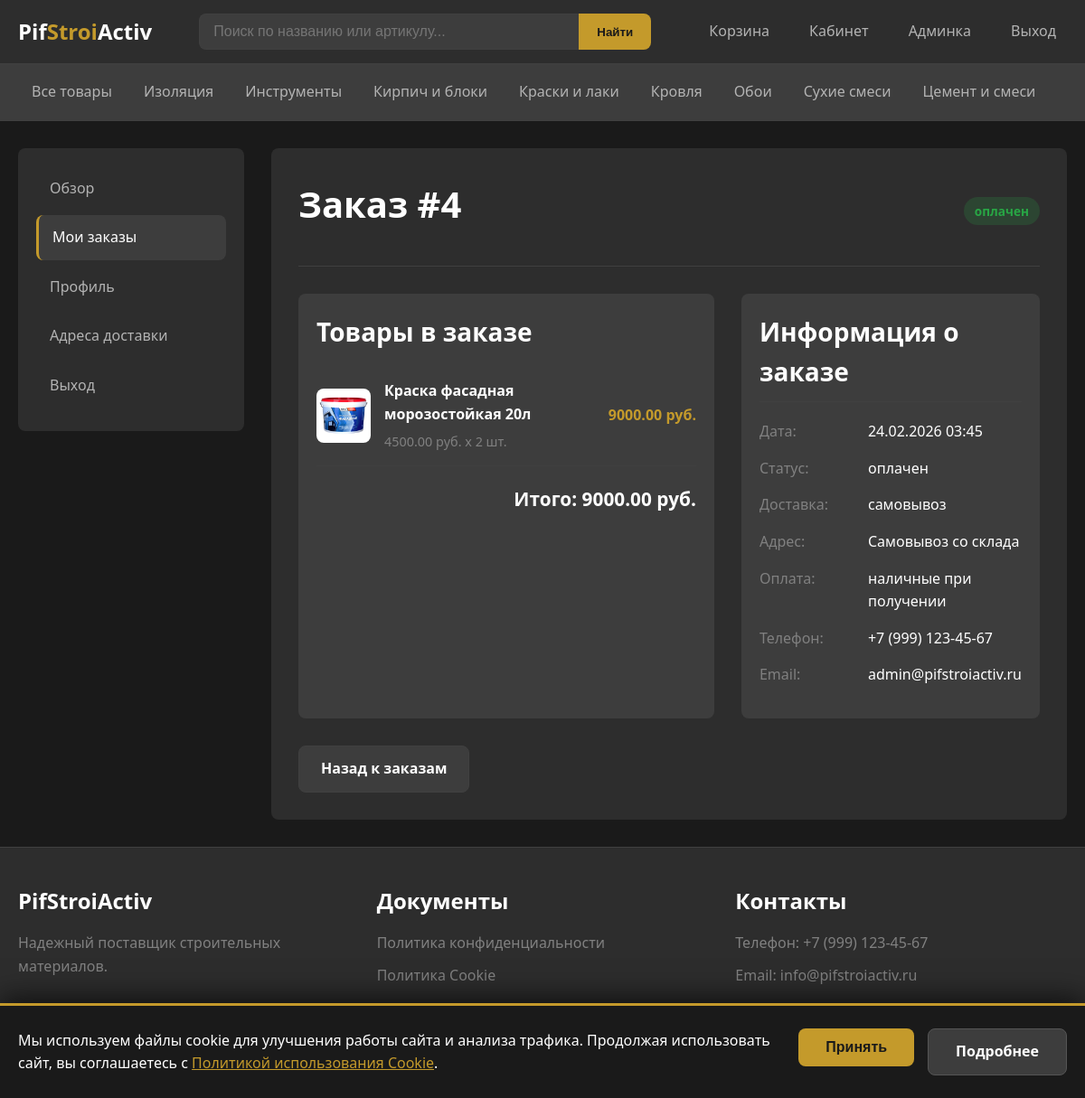
The app's page /cabinet/order/4 (signed in) with its own data.
### models.py (models this page shows, shortened)
class Category(db.Model):
    __tablename__ = 'categories'
    id = db.Column(db.Integer, primary_key=True)
    name = db.Column(db.String(100), unique=True, nullable=False, index=True)
    description = db.Column(db.Text)
    products = db.relationship('Product', backref='category', lazy='dynamic')

class Order(db.Model):
    __tablename__ = 'orders'
    id = db.Column(db.Integer, primary_key=True)
    user_id = db.Column(db.Integer, db.ForeignKey('users.id'), nullable=False)
    order_date = db.Column(db.DateTime, default=datetime.utcnow, index=True)
    status = db.Column(db.String(50), default='новый')
    total_amount = db.Column(db.Float, nullable=False)
    delivery_address = db.Column(db.String(500))
    delivery_type = db.Column(db.String(50))  # самовывоз или доставка курьером
    payment_type = db.Column(db.String(50), default='наличные при получении')
    comment = db.Column(db.Text)
    phone = db.Column(db.String(20))
    email = db.Column(db.String(120))
    items = db.relationship('OrderItem', backref='order', lazy='dynamic', cascade='all, delete-orphan')
    STATUSES = [
        ('новый', 'Новый'),
        ('в обработке', 'В обработке'),
        ('оплачен', 'Оплачен'),
        ('отправлен', 'Отправлен'),
        ('выполнен', 'Выполнен'),
        ('отменен', 'Отменен')
    ]
    def get_status_class(self):
        status_classes = {
            'новый': 'status-new',
            'в обработке': 'status-processing',
            'оплачен': 'status-paid',
            'отправлен': 'status-shipped',
            'выполнен': 'status-completed',
            'отменен': 'status-cancelled'
        }
        return status_classes.get(self.status, 'status-new')

class OrderItem(db.Model):
    __tablename__ = 'order_items'
    id = db.Column(db.Integer, primary_key=True)
    order_id = db.Column(db.Integer, db.ForeignKey('orders.id'), nullable=False)
    product_id = db.Column(db.Integer, db.ForeignKey('products.id'), nullable=False)
    quantity = db.Column(db.Integer, nullable=False)
    price_at_time = db.Column(db.Float, nullable=False)  # Цена на момент заказа
    product = db.relationship('Product', backref='order_items')
    def get_subtotal(self):
        return self.quantity * self.price_at_time

class Product(db.Model):
    __tablename__ = 'products'
    id = db.Column(db.Integer, primary_key=True)
    article = db.Column(db.String(50), unique=True, nullable=False, index=True)
    name = db.Column(db.String(200), nullable=False, index=True)
    description = db.Column(db.Text)
    price = db.Column(db.Float, nullable=False)
    category_id = db.Column(db.Integer, db.ForeignKey('categories.id'))
    brand = db.Column(db.String(100))
    color = db.Column(db.String(50))
    weight = db.Column(db.Float)  # Вес в кг
    dimensions = db.Column(db.String(100))  # Размеры
    stock = db.Column(db.Integer, default=0)  # Количество на складе
    image_url = db.Column(db.String(255))
    created_at = db.Column(db.DateTime, default=datetime.utcnow)
    is_active = db.Column(db.Boolean, default=True)

### app.py (the view)
@app.route('/cabinet/order/<int:order_id>')
@login_required
def cabinet_order_detail(order_id):
    order = Order.query.filter_by(id=order_id, user_id=current_user.id).first_or_404()
    return render_template('cabinet/order_detail.html', order=order)

### app.py (called while the page is built)
@login_manager.user_loader
def load_user(user_id):
    return User.query.get(int(user_id))

def get_cart():
    if 'cart' not in session:
        session['cart'] = {}
    return session['cart']

def get_cart_count():
    cart = get_cart()
    return sum(cart.values())

@app.context_processor
def inject_globals():
    categories = Category.query.order_by(Category.name).all()
    cart_count = get_cart_count()
    return dict(
        categories=categories,
        cart_count=cart_count,
        current_year=datetime.now().year
    )

### templates/cabinet/order_detail.html (shortened to what this page needs)
{% extends "base.html" %}
{% block content %}
<div class="cabinet-layout">
    <aside class="cabinet-sidebar">
        <ul class="cabinet-menu">
            <li><a href="{{ url_for('cabinet') }}">Обзор</a></li>
            <li><a href="{{ url_for('cabinet_orders') }}" class="active">Мои заказы</a></li>
            <li><a href="{{ url_for('cabinet_profile') }}">Профиль</a></li>
            <li><a href="{{ url_for('cabinet_addresses') }}">Адреса доставки</a></li>
            <li><a href="{{ url_for('logout') }}">Выход</a></li>
        </ul>
    </aside>
    <div class="cabinet-content">
        <div class="cabinet-header">
            <h1>Заказ #{{ order.id }}</h1>
            <span class="order-status {{ order.get_status_class() }}">{{ order.status }}</span>
        </div>
        <div class="order-detail-grid">
            <div class="order-items-list">
                <h3>Товары в заказе</h3>
                {% for item in order.items %}
                <div class="order-item">
                    <div class="order-item-image">
                        {% if item.product and item.product.image_url %}
                        <img src="{{ url_for('static', filename='uploads/' + item.product.image_url) }}" alt="">
                        {% else %}
                        [Фото]
                        {% endif %}
                    </div>
                    <div class="order-item-info">
                        <h4>{{ item.product.name if item.product else 'Товар удален' }}</h4>
                        <div class="order-item-meta">
                            {{ "%.2f"|format(item.price_at_time) }} руб. x {{ item.quantity }} шт.
                        </div>
                    </div>
                    <div class="order-item-total">
                        {{ "%.2f"|format(item.get_subtotal()) }} руб.
                    </div>
                </div>
                {% endfor %}
                <div style="margin-top: 20px; text-align: right; font-size: 1.3rem;">
                    <strong>Итого: {{ "%.2f"|format(order.total_amount) }} руб.</strong>
                </div>
            </div>
            <div class="order-info-card">
                <h3>Информация о заказе</h3>
                <div class="order-info-row">
                    <span class="order-info-label">Дата:</span>
                    <span class="order-info-value">{{ order.order_date.strftime('%d.%m.%Y %H:%M') }}</span>
                </div>
                <div class="order-info-row">
                    <span class="order-info-label">Статус:</span>
                    <span class="order-info-value">{{ order.status }}</span>
                </div>
                <div class="order-info-row">
                    <span class="order-info-label">Доставка:</span>
                    <span class="order-info-value">{{ order.delivery_type }}</span>
                </div>
                <div class="order-info-row">
                    <span class="order-info-label">Адрес:</span>
                    <span class="order-info-value">{{ order.delivery_address }}</span>
                </div>
                <div class="order-info-row">
                    <span class="order-info-label">Оплата:</span>
                    <span class="order-info-value">{{ order.payment_type }}</span>
                </div>
                <div class="order-info-row">
                    <span class="order-info-label">Телефон:</span>
                    <span class="order-info-value">{{ order.phone }}</span>
                </div>
                <div class="order-info-row">
                    <span class="order-info-label">Email:</span>
                    <span class="order-info-value">{{ order.email }}</span>
                </div>
            </div>
        </div>
        <div style="margin-top: 30px;">
            <a href="{{ url_for('cabinet_orders') }}" class="btn btn-secondary">Назад к заказам</a>
        </div>
    </div>
</div>
{% endblock %}

### templates/base.html (shortened to what this page needs)
<!DOCTYPE html>
<html lang="ru">
<head>
    <link rel="stylesheet" href="{{ url_for('static', filename='css/style.css') }}">
</head>
<body>
    <header class="header">
        <div class="container">
            <div class="header-content">
                <a href="{{ url_for('index') }}" class="logo">
                    <span class="logo-text">Pif<span>Stroi</span>Activ</span>
                </a>
                <div class="header-search">
                    <form action="{{ url_for('catalog') }}" method="GET" class="search-form">
                        <input type="text" name="query" placeholder="Поиск по названию или артикулу..."
                               value="{{ request.args.get('query', '') }}">
                        <button type="submit">Найти</button>
                    </form>
                </div>
                <nav class="header-nav">
                    <a href="{{ url_for('cart') }}" class="cart-link">
                        Корзина
                    </a>
                    {% if current_user.is_authenticated %}
                        <a href="{{ url_for('cabinet') }}">Кабинет</a>
                        {% if current_user.is_admin %}
                        <a href="{{ url_for('admin_dashboard') }}">Админка</a>
                        {% endif %}
                        <a href="{{ url_for('logout') }}">Выход</a>
                    {% else %}
                        <a href="{{ url_for('login') }}">Вход</a>
                        <a href="{{ url_for('register') }}">Регистрация</a>
                    {% endif %}
                </nav>
            </div>
        </div>
    </header>
    <nav class="nav-categories">
        <div class="container">
            <div class="nav-categories-content">
                <a href="{{ url_for('catalog') }}"
                   class="{% if request.endpoint == 'catalog' and not request.args.get('category_id') %}active{% endif %}">
                    Все товары
                </a>
                {% for cat in categories %}
                <a href="{{ url_for('catalog', category_id=cat.id) }}"
                   class="{% if request.args.get('category_id', 0)|int == cat.id %}active{% endif %}">
                    {{ cat.name }}
                </a>
                {% endfor %}
            </div>
        </div>
    </nav>
    <main class="main-content">
        <div class="container">
            {% block content %}{% endblock %}
        </div>
    </main>
    <footer class="footer">
        <div class="container">
            <div class="footer-content">
                <div class="footer-section">
                    <h4>PifStroiActiv</h4>
                    <p>Надежный поставщик строительных материалов.</p>
                </div>
                <div class="footer-section">
                    <h4>Документы</h4>
                    <ul>
                        <li><a href="{{ url_for('static', filename='docs/polz.pdf') }}" target="_blank">Политика конфиденциальности</a></li>
                        <li><a href="{{ url_for('static', filename='docs/cookie.pdf') }}" target="_blank">Политика Cookie</a></li>
                    </ul>
                </div>
                <div class="footer-section">
                    <h4>Контакты</h4>
                    <p>Телефон: +7 (999) 123-45-67</p>
                    <p>Email: info@pifstroiactiv.ru</p>
                </div>
            </div>
            <div class="footer-bottom">
                <p>{{ current_year }} PifStroiActiv. Все права защищены.</p>
            </div>
        </div>
    </footer>
    {% set show_cookie_banner = not session.get('cookies_accepted', False) %}
    {% if show_cookie_banner %}
    <div class="cookie-banner">
        <div class="cookie-banner-content">
            <div class="cookie-banner-text">
                Мы используем файлы cookie для улучшения работы сайта и анализа трафика.
                Продолжая использовать сайт, вы соглашаетесь с
                <a href="{{ url_for('static', filename='docs/cookie.pdf') }}" target="_blank">Политикой использования Cookie</a>.
            </div>
            <div class="cookie-banner-actions">
                <form action="{{ url_for('accept_cookies') }}" method="POST" style="display: inline;">
                    <button type="submit" class="cookie-btn cookie-btn-accept">Принять</button>
                </form>
                <a href="{{ url_for('static', filename='docs/cookie.pdf') }}" target="_blank" class="cookie-btn cookie-btn-more">Подробнее</a>
            </div>
        </div>
    </div>
    {% endif %}
</body>
</html>

### templates/base.html (style rules this page uses)
.cookie-banner { position: fixed; bottom: 0; left: 0; right: 0; background-color: #1a1a1a; border-top: 3px solid #c49a2b; padding: 25px 20px; z-index: 999999; box-shadow: 0 -5px 30px rgba(0, 0, 0, 0.7); }
.cookie-banner-content { max-width: 1200px; margin: 0 auto; display: flex; align-items: center; justify-content: space-between; gap: 30px; flex-wrap: wrap; }
.cookie-banner-text { flex: 1; min-width: 300px; color: #ffffff; font-size: 1rem; line-height: 1.6; }
.cookie-banner-text a { color: #c49a2b; text-decoration: underline; }
.cookie-banner-actions { display: flex; gap: 15px; flex-shrink: 0; }
.cookie-banner-actions form { margin: 0; }
.cookie-btn { padding: 12px 30px; font-size: 1rem; font-weight: 600; border: none; border-radius: 8px; cursor: pointer; text-decoration: none; display: inline-block; }
.cookie-btn-accept { background-color: #c49a2b; color: #1a1a1a; }
.cookie-btn-more { background-color: #3d3d3d; color: #ffffff; border: 1px solid #555; }

### records on screen
Category: name "Изоляция"
Category: name "Инструменты"
Category: name "Кирпич и блоки"
Category: name "Краски и лаки"
Category: name "Кровля"
Category: name "Обои"
Category: name "Сухие смеси"
Category: name "Цемент и смеси"
Order: id "4", status "оплачен", total_amount "9000.00", order_date "24.02.2026 03:45", delivery_type "самовывоз", delivery_address "Самовывоз со склада", payment_type "наличные при получении", phone "+7 (999) 123-45-67", email "admin@pifstroiactiv.ru"
OrderItem: image_url (picture), product "Краска фасадная морозостойкая 20л", price_at_time "4500.00", quantity "2", get_subtotal "9000.00"
